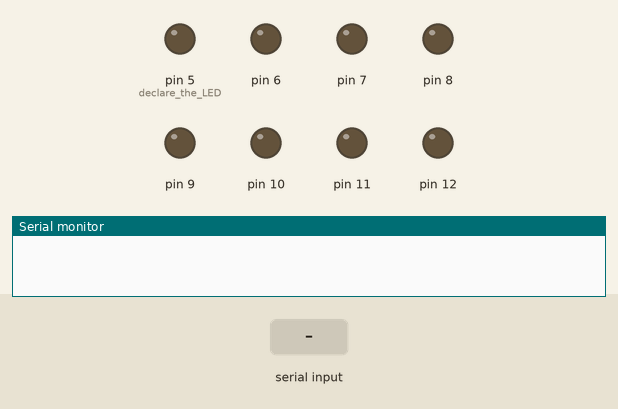
This sketch was run on a simulated Arduino Uno, built with avr-gcc and run on an emulated ATmega328P. Parts: output pins drawn as LEDs (lit = HIGH), the last lines printed to the serial monitor. Inputs (shaded band) come from the test bench.

Above: at 1.2 s.
1.3 s: "Q" received over Serial
At 2.3 s:
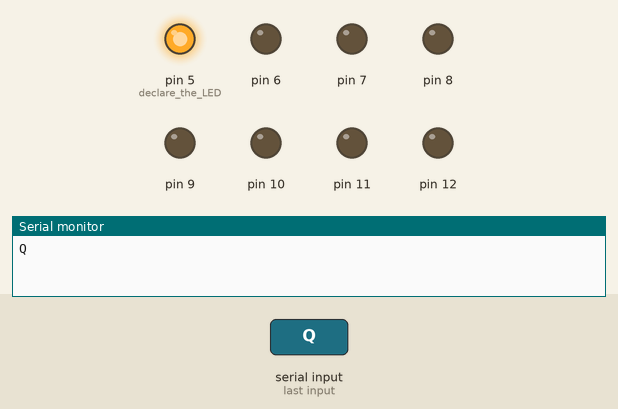
2.8 s: "W" received over Serial
At 3.5 s:
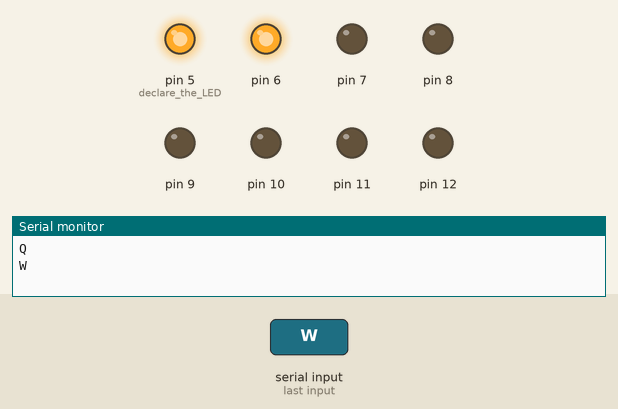
4.3 s: "E" received over Serial
At 4.6 s:
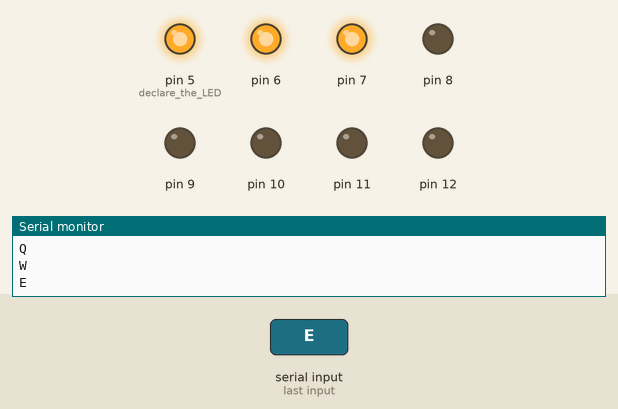
5.8 s: "R" received over Serial
At 6.9 s:
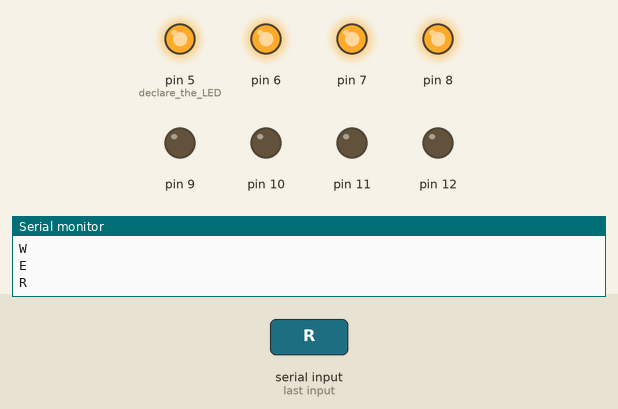
7.3 s: byte 68 ('D') received over Serial
At 8.1 s:
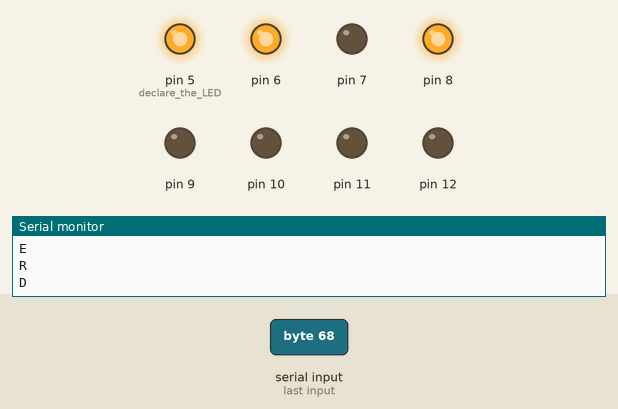
8.8 s: "T" received over Serial
At 9.2 s:
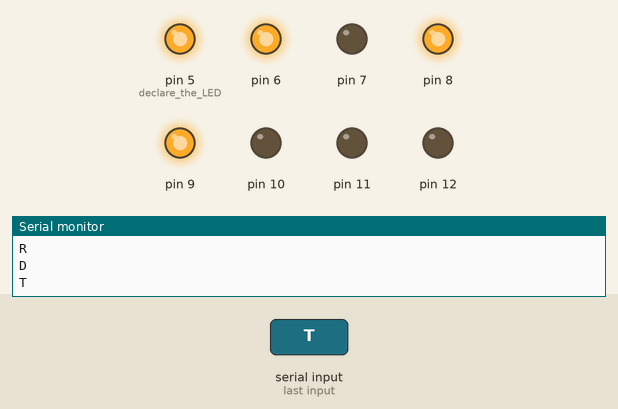
Timing chart, 0 to 11.3 s (numbered marks = the images above; inputs shaded):
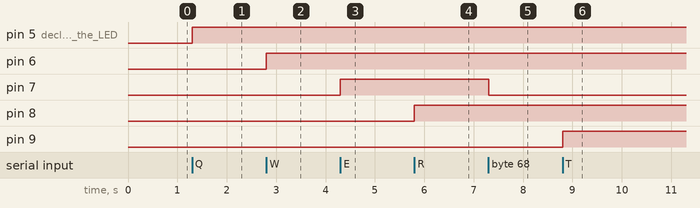

The sketch:

BT_home_auto.ino
```cpp
/*
 * Serial Read Basic
 * -----------------
 * Blink the pin 13 LED if an 'H' is received over the serial port
 *
 *
 */
   // select the pin for the LED
char val;       // variable to store the data from the serial port

void setup() {
  pinMode(5,OUTPUT);    // declare the LED's pin as output
  pinMode(6,OUTPUT);
  pinMode(7,OUTPUT);
  pinMode(8,OUTPUT);
  pinMode(9,OUTPUT);
  pinMode(10,OUTPUT);
  pinMode(11,OUTPUT);
  pinMode(12,OUTPUT);
  Serial.begin(9600);        // connect to the serial port
}

void loop () {
  // Serial.available() is a way to see if there's serial data
  // without pausing your code
  if( Serial.available() ) {
    val = Serial.read();      // read the serial port
    Serial.println(char(val));
    if( val == 'Q' ) {        // if it's an 'H', blink the light
     digitalWrite(5, HIGH);
    }
    if( val == 'W' ) {        // if it's an 'H', blink the light
     digitalWrite(6, HIGH);
    }
    if( val == 'E' ) {        // if it's an 'H', blink the light
     digitalWrite(7, HIGH);
    }
    if( val == 'R' ) {        // if it's an 'H', blink the light
     digitalWrite(8, HIGH);
    }
    if( val == 'T' ) {        // if it's an 'H', blink the light
     digitalWrite(9, HIGH);
    }
    if( val == 'Y' ) {        // if it's an 'H', blink the light
     digitalWrite(10, HIGH);
    }
    if( val == 'U' ) {        // if it's an 'H', blink the light
     digitalWrite(11, HIGH);
    }
    if( val == 'I' ) {        // if it's an 'H', blink the light
     digitalWrite(12, HIGH);
    }
    if( val == 'A' ) {        // if it's an 'H', blink the light
     digitalWrite(5, LOW);
    }
    if( val == 'S' ) {        // if it's an 'H', blink the light
     digitalWrite(6, LOW);
    }
    if( val == 'D' ) {        // if it's an 'H', blink the light
     digitalWrite(7, LOW);
    }
    if( val == 'F' ) {        // if it's an 'H', blink the light
     digitalWrite(8, LOW);
    }
    if( val == 'G' ) {        // if it's an 'H', blink the light
     digitalWrite(9, LOW);
    }
    if( val == 'H' ) {        // if it's an 'H', blink the light
     digitalWrite(10, LOW);
    }
    if( val == 'J' ) {        // if it's an 'H', blink the light
     digitalWrite(11, LOW);
    }
    if( val == 'K' ) {        // if it's an 'H', blink the light
     digitalWrite(12, LOW);
    }

  }

}
```

Measured:
- after the input at 1.3 s, pin 5 (declare_the_LED): LOW → HIGH at once
- after the input at 2.8 s, pin 6: LOW → HIGH at once
- after the input at 4.3 s, pin 7: LOW → HIGH at once
- after the input at 5.8 s, pin 8: LOW → HIGH at once
- after the input at 7.3 s, pin 7: HIGH → LOW at once
- after the input at 8.8 s, pin 9: LOW → HIGH at once
